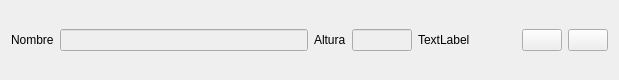
<?xml version="1.0" encoding="UTF-8"?>
<ui version="4.0">
 <class>LineaAlturaWidget</class>
 <widget class="QWidget" name="LineaAlturaWidget">
  <property name="geometry">
   <rect>
    <x>0</x>
    <y>0</y>
    <width>619</width>
    <height>80</height>
   </rect>
  </property>
  <property name="sizePolicy">
   <sizepolicy hsizetype="Minimum" vsizetype="Minimum">
    <horstretch>0</horstretch>
    <verstretch>0</verstretch>
   </sizepolicy>
  </property>
  <property name="minimumSize">
   <size>
    <width>0</width>
    <height>80</height>
   </size>
  </property>
  <property name="maximumSize">
   <size>
    <width>1000</width>
    <height>80</height>
   </size>
  </property>
  <property name="windowTitle">
   <string>Form</string>
  </property>
  <layout class="QHBoxLayout" name="horizontalLayout">
   <item>
    <widget class="QLabel" name="nombreLabel">
     <property name="text">
      <string>Nombre</string>
     </property>
    </widget>
   </item>
   <item>
    <widget class="QLineEdit" name="nombreEdit">
     <property name="enabled">
      <bool>false</bool>
     </property>
    </widget>
   </item>
   <item>
    <widget class="QLabel" name="alturaLabel">
     <property name="text">
      <string>Altura</string>
     </property>
    </widget>
   </item>
   <item>
    <widget class="QLineEdit" name="alturaEdit">
     <property name="enabled">
      <bool>false</bool>
     </property>
     <property name="maximumSize">
      <size>
       <width>60</width>
       <height>16777215</height>
      </size>
     </property>
    </widget>
   </item>
   <item>
    <widget class="QLabel" name="metrosLabel">
     <property name="text">
      <string>TextLabel</string>
     </property>
    </widget>
   </item>
   <item>
    <widget class="QLabel" name="colorLabel">
     <property name="minimumSize">
      <size>
       <width>40</width>
       <height>0</height>
      </size>
     </property>
     <property name="maximumSize">
      <size>
       <width>40</width>
       <height>16777215</height>
      </size>
     </property>
     <property name="text">
      <string/>
     </property>
    </widget>
   </item>
   <item>
    <widget class="QPushButton" name="editarLineaBoton">
     <property name="maximumSize">
      <size>
       <width>40</width>
       <height>16777215</height>
      </size>
     </property>
     <property name="text">
      <string/>
     </property>
     <property name="icon">
      <iconset resource="recursos.qrc">
       <normaloff>:/iconos/images/edit16.png</normaloff>:/iconos/images/edit16.png</iconset>
     </property>
    </widget>
   </item>
   <item>
    <widget class="QPushButton" name="eliminarBoton">
     <property name="maximumSize">
      <size>
       <width>40</width>
       <height>16777215</height>
      </size>
     </property>
     <property name="text">
      <string/>
     </property>
     <property name="icon">
      <iconset resource="recursos.qrc">
       <normaloff>:/iconos/images/delete16.png</normaloff>:/iconos/images/delete16.png</iconset>
     </property>
    </widget>
   </item>
  </layout>
 </widget>
 <resources>
  <include location="recursos.qrc"/>
 </resources>
 <connections/>
</ui>
